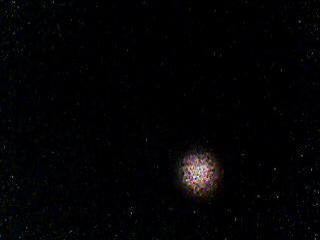
%> input picture Trabajo practico 1/Codigos/mediciones/haz_angosto_300mm.jpg, 320 x 240 px
$ octave ajuste_y.m   (GNU Octave 9; MATLAB toolbox functions it lacks are replaced by stand-ins)
%> lines starting %> are read from the running program, lines starting %| are printed output that depends on the picture
### Trabajo practico 1/Codigos/err_cuad_gauss.m
%calcula el error cuadratico medio entre los puntos medidos y la expresion de la gaussiana para ajustar
function [err_cuad] = err_cuad_gauss(parametros, puntos)

   w = parametros(1);
   I_0 = parametros(2);

   x = puntos(1, :);
   y = puntos(2, :);

   err_cuad = sum((y - arrayfun(@(x) gaussiana(x, 0, w, I_0),x)).^2);

end

### ajuste_y.m
close all;
clear all;

img01 = im2double(rgb2gray(imread('mediciones\haz_angosto_300mm.jpg')));
%> img01: size 240x320 double; min 0, max 0.957, mean 0.0127

figure(1);
imshow(img01);
axis on;
img01=img01'%Transpongo la matriz
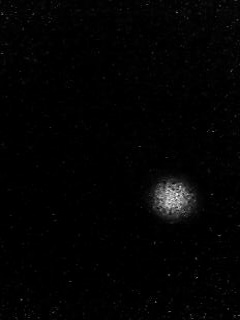
%> img01: size 320x240 double; min 0, max 0.957, mean 0.0127; mean of the top-left, top-right, bottom-left and bottom-right quarters 0.00562, 0.00916, 0.00299, 0.033
[columns_img01 rows_img01]=size(img01)
%> columns_img01 = 320; rows_img01 = 240
set(gca,'XLim',[1 columns_img01],'YLim',[1 rows_img01])

%busco por filas las que estan por arriba de un umbral y les calculo el ancho, luego busco la mas ancha
for i = 1:columns_img01
    y_umbrales01 = find(img01(i,:) > 0.55);%%Valor para tocar N1
    if (length(y_umbrales01) >= 0.7) %%Valor para tocar N2
        ancho01(i,1) = y_umbrales01(end) - y_umbrales01(1);
    else
        ancho01(i,1) = 0;
    end
end
%> after the loop, ancho01 = 320 values, max 23 at index 198, min 0 at index 1, mean 1.08
[~, x_max_ancho01] = max(ancho01);
%> x_max_ancho01 = 198

figure(2);
hold on;
imshow(gray2ind(img01'), jet());
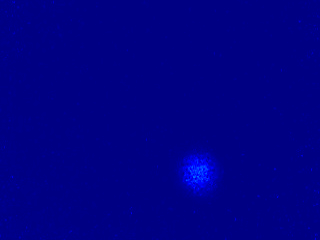
%> displayed picture: size 240x320x3, on the screen's scale of 0 to 255; mean R, G, B 0, 0.1, 133.6
hold on;
plot( (x_max_ancho01*ones(1,rows_img01))',(1:rows_img01)', '-k', 'linewidth', 2);
axis on;
set(gca,'XLim',[1 columns_img01],'YLim',[1 rows_img01])
xlabel('x / px');
ylabel('y / px');
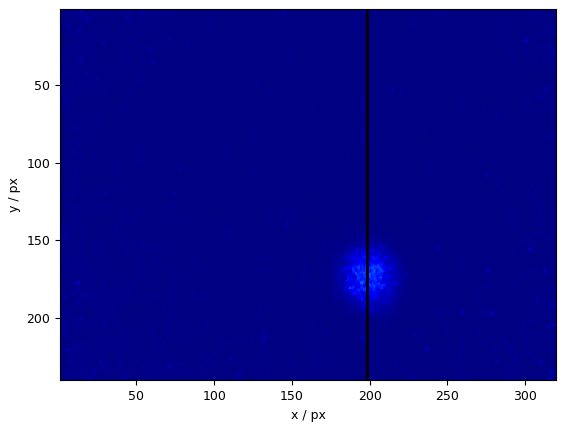
%> figure redrawn from the program's plot data

med_max_y01 = img01(x_max_ancho01, :);
%> med_max_y01 = 240 values, max 0.933 at index 177, min 0 at index 1, mean 0.0876
y01 = 0:(rows_img01-1);
%> y01 = 240 values from 0 to 239

%busco el valor central de la medicion y corro el eje x
y_umbr01 = find(med_max_y01 > 0.25);%%Valor para tocar N3
%> y_umbr01 = 34 values from 155 to 191
y_cent01 = floor((y_umbr01(1) + y_umbr01(end))/2);
%> y_cent01 = 173
y01 = y01 - y_cent01;
%> y01 = 240 values from -173 to 66

parametros01 = fminsearch(@(param) err_cuad_gauss(param, [y01; med_max_y01]), [1, 1]) %primer parametro en el vector es dobleve inicial y el segundo es la intensidad inicial
%> in err_cuad_gauss, `y = puntos(2, :);`: y has the same summary as med_max_y01 outside err_cuad_gauss
%> the run ends on the next line

$ run again, with Trabajo practico 1/Codigos/mediciones/haz_angosto_305mm.jpg copied over Trabajo practico 1/Codigos/mediciones/haz_angosto_300mm.jpg
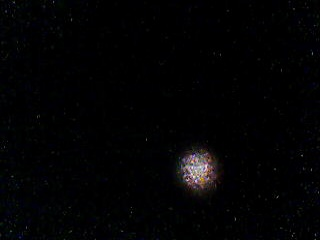
%> input picture Trabajo practico 1/Codigos/mediciones/haz_angosto_305mm.jpg, 320 x 240 px
%> `img01=img01'`:
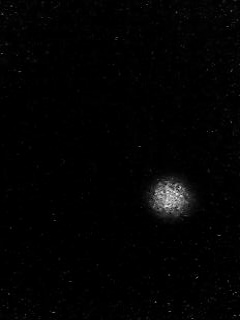
%> img01: size 320x240 double; min 0, max 0.933, mean 0.0117; mean of the top-left, top-right, bottom-left and bottom-right quarters 0.0041, 0.00747, 0.00293, 0.0323
%> after the loop `for i = 1:columns_img01`: ancho01 = 320 values, max 24 at index 197, min 0 at index 1, mean 1.1
%> x_max_ancho01 = 197
%> `ylabel('y / px');`:
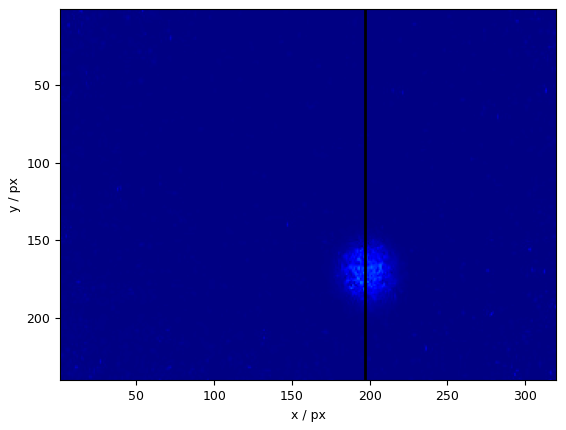
%> figure redrawn from the program's plot data
%> med_max_y01 = 240 values, max 0.812 at index 171, min 0 at index 1, mean 0.088
%> y_umbr01 = 31 values from 154 to 184
%> y_cent01 = 169
%> `y01 = y01 - y_cent01;`: y01 = 240 values from -169 to 70
%> y has the same summary as med_max_y01 outside err_cuad_gauss

$ run again, with Trabajo practico 1/Codigos/mediciones/haz_300mm.jpg copied over Trabajo practico 1/Codigos/mediciones/haz_angosto_300mm.jpg
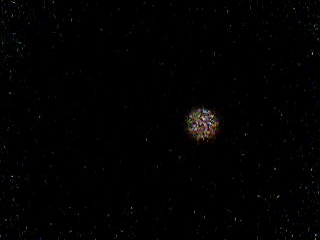
%> input picture Trabajo practico 1/Codigos/mediciones/haz_300mm.jpg, 320 x 240 px
%> `img01=img01'`:
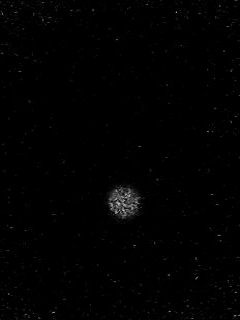
%> img01: size 320x240 double; min 0, max 0.792, mean 0.00686; mean of the top-left, top-right, bottom-left and bottom-right quarters 0.00355, 0.00359, 0.0078, 0.0125
%> the loop `for i = 1:columns_img01` made 320 passes
%> y_umbrales01 on pass 13: 177
%> after the loop `for i = 1:columns_img01`: ancho01 = 320 values, max 20 at index 203, min 0 at index 1, mean 0.225
%> x_max_ancho01 = 203
%> `ylabel('y / px');`:
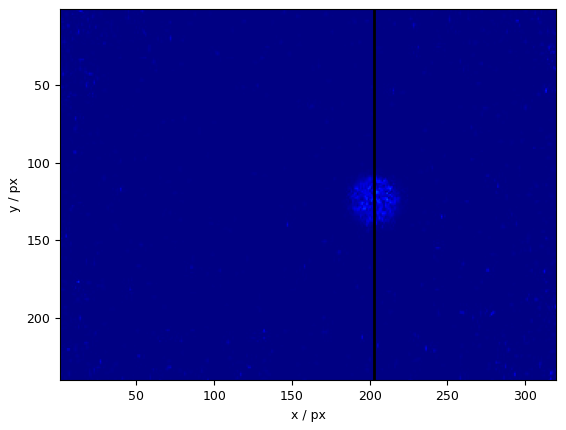
%> figure redrawn from the program's plot data
%> med_max_y01 = 240 values, max 0.635 at index 118, min 0 at index 1, mean 0.0404
%> y_umbr01 = [116 117 118 119 120 123 124 127 128 129 130 131 132 136 137 138]
%> y_cent01 = 127
%> `y01 = y01 - y_cent01;`: y01 = 240 values from -127 to 112
%> y has the same summary as med_max_y01 outside err_cuad_gauss
